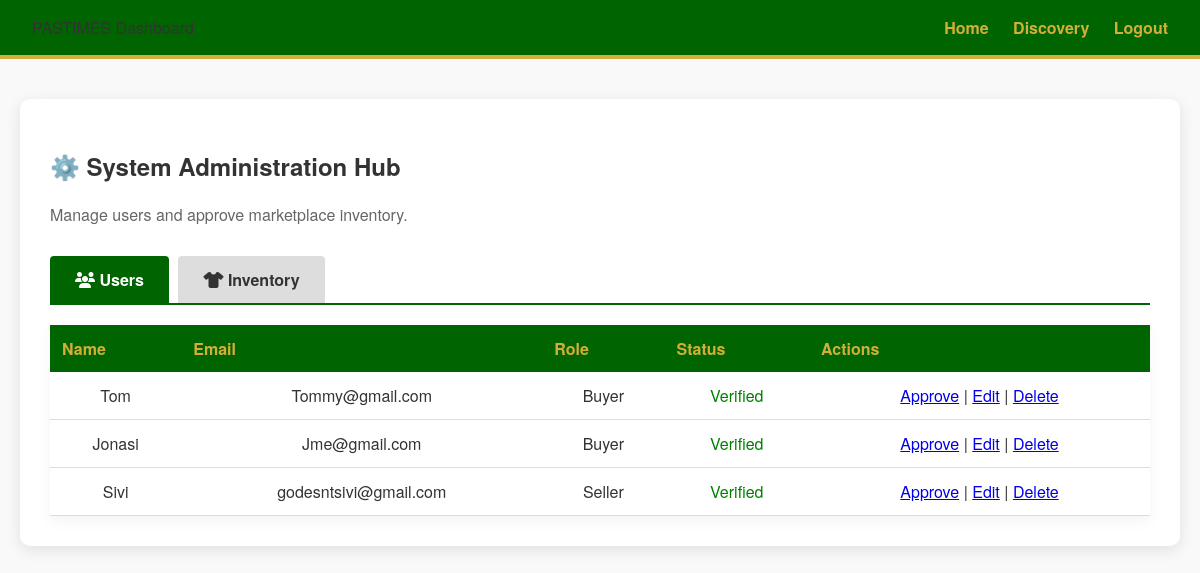
The app's page /admin.php, older data.
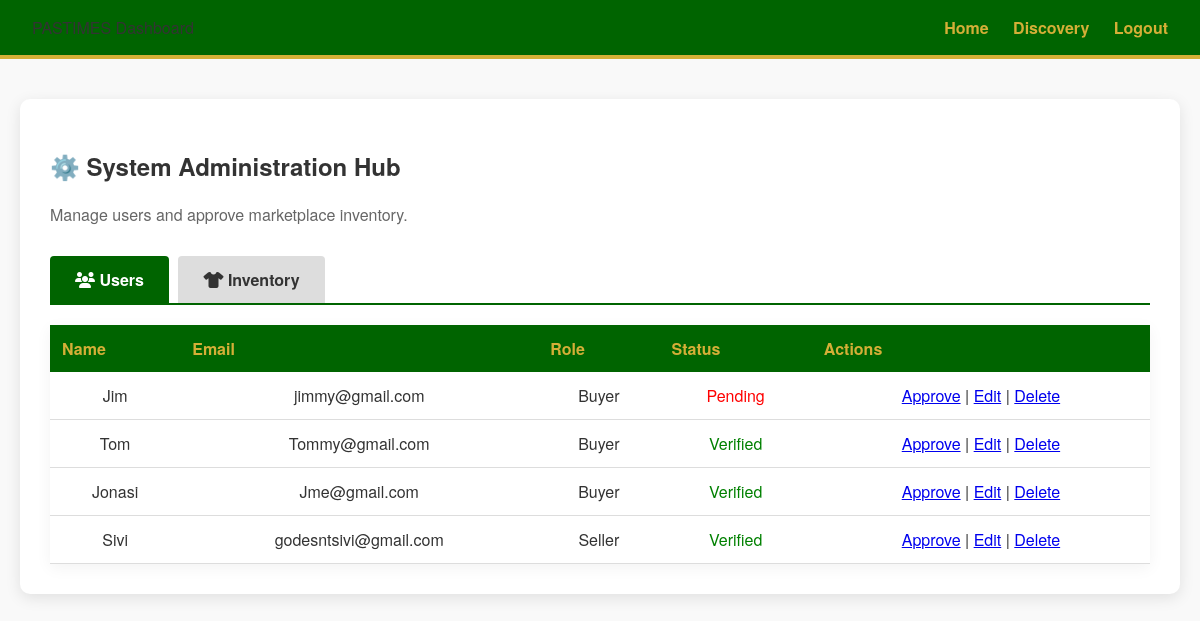
The same page, newer data.
### tables this page shows
CREATE TABLE `user` (
  `userId` int(11) NOT NULL,
  `userName` varchar(100) DEFAULT NULL,
  `userEmail` varchar(100) DEFAULT NULL,
  `password` varchar(255) DEFAULT NULL,
  `role` enum('Buyer','Seller','Admin') DEFAULT NULL,
  `isVerified` tinyint(1) DEFAULT 0
);

### admin.php (the view, shortened to what this page needs)
<?php
include 'DBConn.php';
$currentTab = $_GET['tab'] ?? 'users';
$userResult = mysqli_query($conn, "SELECT * FROM `user` ORDER BY isVerified ASC, userId DESC");
?>
<!DOCTYPE html>
<html lang="en">
<head>
    <link rel="stylesheet" href="style.css">
    <link rel="stylesheet" href="https://cdnjs.cloudflare.com/ajax/libs/font-awesome/6.4.0/css/all.min.css">
</head>
<body>
    <nav>
        <div class="logo">PASTIMES Dashboard</div>
        <div>
            <a href="index.php">Home</a>
            <a href="discovery.php">Discovery</a>
            <a href="logout.php">Logout</a>
        </div>
    </nav>
    <div class="container" style="max-width: 1100px; margin-top: 40px;">
        <h2>⚙️ System Administration Hub</h2>
        <p style="color: #666;">Manage users and approve marketplace inventory.</p>
        <div style="margin-top: 30px; border-bottom: 2px solid var(--pastimes-green, #006400);">
            <a href="admin.php?tab=users" class="tab-btn <?php echo ($currentTab == 'users') ? 'active' : ''; ?>"><i
                    class="fas fa-users"></i> Users</a>
            <a href="admin.php?tab=products"
                class="tab-btn <?php echo ($currentTab == 'products') ? 'active' : ''; ?>"><i class="fas fa-tshirt"></i>
                Inventory</a>
        </div>
        <?php if ($currentTab == 'users'): ?>
        <table
            style="width: 100%; border-collapse: collapse; background: white; box-shadow: 0 4px 15px rgba(0,0,0,0.05);">
            <thead style="background: #f4f4f4;">
                <tr>
                    <th style="padding: 12px; text-align: left;">Name</th>
                    <th style="padding: 12px; text-align: left;">Email</th>
                    <th style="padding: 12px; text-align: left;">Role</th>
                    <th style="padding: 12px; text-align: left;">Status</th>
                    <th style="padding: 12px; text-align: left;">Actions</th>
                </tr>
            </thead>
            <tbody>
                <?php while ($row = mysqli_fetch_assoc($userResult)): ?>
                <tr style="border-bottom: 1px solid #ddd;">
                    <td style="padding: 12px;"><?php echo htmlspecialchars($row['userName']); ?></td>
                    <td style="padding: 12px;"><?php echo htmlspecialchars($row['userEmail']); ?></td>
                    <td style="padding: 12px;"><?php echo htmlspecialchars($row['role']); ?></td>
                    <td style="padding: 12px;">
                        <?php echo $row['isVerified'] ? '<span style="color:green;">Verified</span>' : '<span style="color:red;">Pending</span>'; ?>
                    </td>
                    <td style="padding: 12px;">
                        <a href="admin.php?approve_user=<?php echo $row['userId']; ?>">Approve</a> |
                        <a href="admin.php?edit_user=<?php echo $row['userId']; ?>">Edit</a> |
                        <a href="admin.php?delete_user=<?php echo $row['userId']; ?>"
                            onclick="return confirm('Are you sure?')">Delete</a>
                    </td>
                </tr>
                <?php endwhile; ?>
            </tbody>
        </table>
        <?php endif; ?>
    </div>
</body>
</html>

### style.css (style rules this page uses)
:root { --pastimes-green: #006400; --pastimes-gold: #D4AF37; --white: #ffffff; --light-grey: #f9f9f9; }
body { font-family: 'Helvetica Neue', Arial, sans-serif; margin: 0; background-color: var(--light-grey); color: #333; }
nav { background-color: var(--pastimes-green); padding: 1rem 2rem; display: flex; justify-content: space-between; align-items: center; border-bottom: 4px solid var(--pastimes-gold); }
nav a { color: var(--pastimes-gold); text-decoration: none; font-weight: bold; margin-left: 20px; }
.container { max-width: 800px; margin: 40px auto; background: white; padding: 30px; border-radius: 10px; box-shadow: 0 4px 15px rgba(0, 0, 0, 0.1); }
table { width: 100%; border-collapse: collapse; margin-top: 20px; background: white; }
th { background-color: var(--pastimes-green); color: var(--pastimes-gold); padding: 12px; text-align: center; }
td { padding: 10px; border-bottom: 1px solid #ddd; text-align: center; }

### admin.php (style rules this page uses)
.tab-btn { padding: 12px 25px; font-weight: bold; cursor: pointer; border: none; background: #ddd; color: #333; border-radius: 4px 4px 0 0; margin-right: 5px; text-decoration: none; display: inline-block; }
.tab-btn.active { background: var(--pastimes-green, #006400); color: white; }

Row changes from the older to the newer data that the page shows:
added user: userName "Jim", userEmail "jimmy@gmail.com", role "Buyer", isVerified "Pending"
